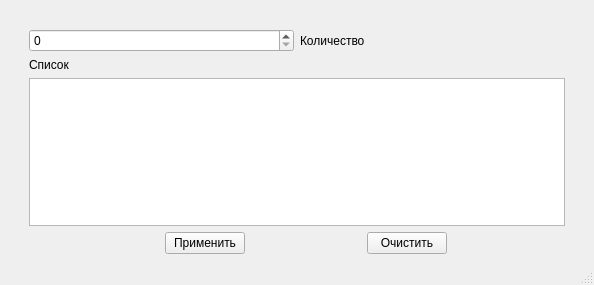
<?xml version="1.0" encoding="UTF-8"?>
<ui version="4.0">
 <class>MainWindow</class>
 <widget class="QMainWindow" name="MainWindow">
  <property name="geometry">
   <rect>
    <x>0</x>
    <y>0</y>
    <width>594</width>
    <height>285</height>
   </rect>
  </property>
  <property name="windowTitle">
   <string>Главное окно</string>
  </property>
  <widget class="QWidget" name="centralwidget">
   <layout class="QVBoxLayout" name="verticalLayout_3">
    <item>
     <layout class="QVBoxLayout" name="verticalLayout_2">
      <property name="sizeConstraint">
       <enum>QLayout::SetNoConstraint</enum>
      </property>
      <property name="leftMargin">
       <number>20</number>
      </property>
      <property name="topMargin">
       <number>20</number>
      </property>
      <property name="rightMargin">
       <number>20</number>
      </property>
      <item>
       <layout class="QHBoxLayout" name="horizontalLayout">
        <item>
         <widget class="QSpinBox" name="sB_volue">
          <property name="sizePolicy">
           <sizepolicy hsizetype="Preferred" vsizetype="Preferred">
            <horstretch>0</horstretch>
            <verstretch>0</verstretch>
           </sizepolicy>
          </property>
         </widget>
        </item>
        <item>
         <widget class="QLabel" name="label">
          <property name="sizePolicy">
           <sizepolicy hsizetype="Preferred" vsizetype="Preferred">
            <horstretch>0</horstretch>
            <verstretch>0</verstretch>
           </sizepolicy>
          </property>
          <property name="text">
           <string>Количество</string>
          </property>
         </widget>
        </item>
       </layout>
      </item>
      <item>
       <layout class="QVBoxLayout" name="verticalLayout">
        <item>
         <widget class="QLabel" name="label_2">
          <property name="text">
           <string>Список</string>
          </property>
         </widget>
        </item>
        <item>
         <widget class="QTextEdit" name="textEdit">
          <property name="sizePolicy">
           <sizepolicy hsizetype="Preferred" vsizetype="Preferred">
            <horstretch>0</horstretch>
            <verstretch>0</verstretch>
           </sizepolicy>
          </property>
         </widget>
        </item>
       </layout>
      </item>
     </layout>
    </item>
    <item>
     <layout class="QHBoxLayout" name="horizontalLayout_3">
      <property name="sizeConstraint">
       <enum>QLayout::SetMaximumSize</enum>
      </property>
      <property name="rightMargin">
       <number>20</number>
      </property>
      <item>
       <layout class="QHBoxLayout" name="horizontalLayout_2">
        <item>
         <spacer name="horizontalSpacer">
          <property name="orientation">
           <enum>Qt::Horizontal</enum>
          </property>
          <property name="sizeType">
           <enum>QSizePolicy::Minimum</enum>
          </property>
          <property name="sizeHint" stdset="0">
           <size>
            <width>40</width>
            <height>20</height>
           </size>
          </property>
         </spacer>
        </item>
        <item>
         <widget class="QPushButton" name="pB_Ok">
          <property name="sizePolicy">
           <sizepolicy hsizetype="Fixed" vsizetype="Fixed">
            <horstretch>0</horstretch>
            <verstretch>0</verstretch>
           </sizepolicy>
          </property>
          <property name="text">
           <string>Применить</string>
          </property>
         </widget>
        </item>
        <item>
         <widget class="QPushButton" name="pB_Clear">
          <property name="sizePolicy">
           <sizepolicy hsizetype="Fixed" vsizetype="Fixed">
            <horstretch>0</horstretch>
            <verstretch>0</verstretch>
           </sizepolicy>
          </property>
          <property name="minimumSize">
           <size>
            <width>50</width>
            <height>10</height>
           </size>
          </property>
          <property name="text">
           <string>Очистить</string>
          </property>
         </widget>
        </item>
       </layout>
      </item>
     </layout>
    </item>
   </layout>
  </widget>
  <widget class="QMenuBar" name="menubar">
   <property name="geometry">
    <rect>
     <x>0</x>
     <y>0</y>
     <width>594</width>
     <height>25</height>
    </rect>
   </property>
  </widget>
  <widget class="QStatusBar" name="statusbar"/>
 </widget>
 <resources/>
 <connections>
  <connection>
   <sender>pB_Clear</sender>
   <signal>clicked()</signal>
   <receiver>textEdit</receiver>
   <slot>clear()</slot>
   <hints>
    <hint type="sourcelabel">
     <x>514</x>
     <y>233</y>
    </hint>
    <hint type="destinationlabel">
     <x>491</x>
     <y>201</y>
    </hint>
   </hints>
  </connection>
 </connections>
</ui>
